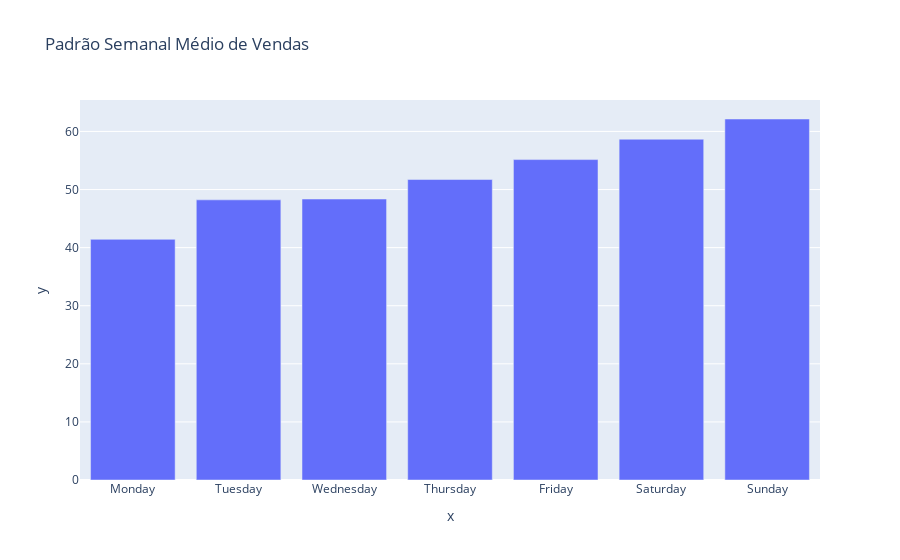

Notebook source saved alongside this figure:
### Code cell
# Análise de sazonalidade
df['day_of_week'] = df['date'].dt.day_name()
df['month'] = df['date'].dt.month

# Padrão semanal
weekly_pattern = df.groupby('day_of_week')['sales'].mean().reindex([
    'Monday', 'Tuesday', 'Wednesday', 'Thursday', 'Friday', 'Saturday', 'Sunday'
])

fig_weekly = px.bar(
    x=weekly_pattern.index, 
    y=weekly_pattern.values,
    title='Padrão Semanal Médio de Vendas'
)
fig_weekly.show()

### Figure 1 — Plotly figure (JSON) as saved in the notebook; plotly's stock layout.template omitted (floating-point values rounded to 4 significant figures)
{"data": [{"hovertemplate": "x=%{x}<br>y=%{y}<extra></extra>", "legendgroup": "", "marker": {"color": "#636efa", "pattern": {"shape": ""}}, "name": "", "orientation": "v", "showlegend": false, "textposition": "auto", "type": "bar", "x": ["Monday", "Tuesday", "Wednesday", "Thursday", "Friday", "Saturday", "Sunday"], "xaxis": "x", "y": [41.43, 48.23, 48.37, 51.72, 55.16, 58.66, 62.14], "yaxis": "y"}], "layout": {"barmode": "relative", "legend": {"tracegroupgap": 0}, "title": {"text": "Padrão Semanal Médio de Vendas"}, "xaxis": {"anchor": "y", "domain": [0, 1], "title": {"text": "x"}}, "yaxis": {"anchor": "x", "domain": [0, 1], "title": {"text": "y"}}}}
